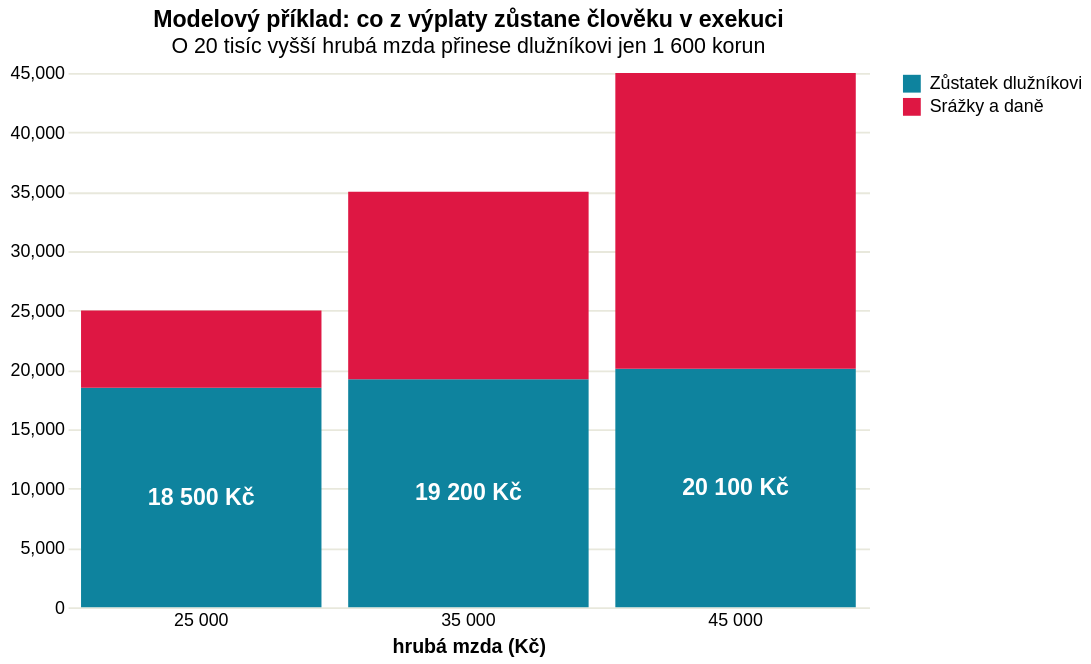

Vega-Lite specification for this chart:
### Vega-Lite specification from a JSON file in a GitHub repository (floating-point values rounded to 4 significant figures)
{"$schema": "https://vega.github.io/schema/vega-lite/v5.json", "title": {"text": "Modelový příklad: co z výplaty zůstane člověku v exekuci", "subtitle": "O 20 tisíc vyšší hrubá mzda přinese dlužníkovi jen 1 600 korun"}, "width": 450, "height": 300, "data": {"values": [{"hruba_mzda": "25 000", "typ": "Zůstatek dlužníkovi", "castka": 18500, "label": "18 500 Kč", "label_y": 9250, "order": 1}, {"hruba_mzda": "25 000", "typ": "Srážky a daně", "castka": 6500, "label": "6 500 Kč", "label_y": 0, "order": 2}, {"hruba_mzda": "35 000", "typ": "Zůstatek dlužníkovi", "castka": 19200, "label": "19 200 Kč", "label_y": 9600, "order": 1}, {"hruba_mzda": "35 000", "typ": "Srážky a daně", "castka": 15800, "label": "15 800 Kč", "label_y": 0, "order": 2}, {"hruba_mzda": "45 000", "typ": "Zůstatek dlužníkovi", "castka": 20100, "label": "20 100 Kč", "label_y": 10050, "order": 1}, {"hruba_mzda": "45 000", "typ": "Srážky a daně", "castka": 24900, "label": "24 900 Kč", "label_y": 0, "order": 2}]}, "layer": [{"params": [{"name": "serie", "select": {"type": "point", "fields": ["typ"]}, "bind": "legend"}], "mark": {"type": "bar"}, "encoding": {"x": {"field": "hruba_mzda", "type": "nominal", "title": "hrubá mzda (Kč)", "sort": ["25 000", "35 000", "45 000"], "axis": {"labelAngle": 0, "domain": false, "ticks": false, "titleFontWeight": "bold"}}, "y": {"field": "castka", "type": "quantitative", "title": null, "axis": {"grid": true, "gridColor": "#e8e8dc", "domain": false, "ticks": false}}, "color": {"field": "typ", "type": "nominal", "scale": {"domain": ["Zůstatek dlužníkovi", "Srážky a daně"], "range": ["#0e839e", "#de1743"]}, "legend": {"title": null}}, "order": {"field": "order"}, "opacity": {"condition": {"param": "serie", "value": 1}, "value": 0.18}, "tooltip": [{"field": "hruba_mzda", "title": "Hrubá mzda (Kč)"}, {"field": "typ", "title": "Položka"}, {"field": "label", "title": "Částka měsíčně"}]}}, {"transform": [{"filter": "datum.typ == 'Zůstatek dlužníkovi'"}], "mark": {"type": "text", "align": "center", "baseline": "middle", "fontSize": 13, "fontWeight": "bold", "color": "#ffffff"}, "encoding": {"x": {"field": "hruba_mzda", "type": "nominal", "sort": ["25 000", "35 000", "45 000"]}, "y": {"field": "label_y", "type": "quantitative"}, "text": {"field": "label"}, "opacity": {"condition": {"param": "serie", "value": 1}, "value": 0.18}}}], "config": {"view": {"stroke": "transparent"}}, "_source": "Mapa zadlužení / IPŘP, PAQ Research, Daniel Prokop: Slepé skvrny"}
